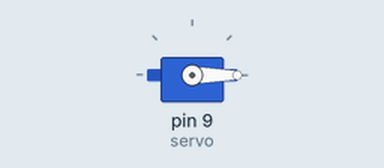
This sketch was run on a simulated Arduino Uno, built with avr-gcc and run on an emulated ATmega328P. On the bench: servo.

Above: at 0.05 s.
At 0.65 s:
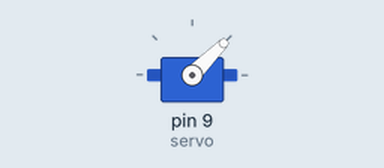
At 1.25 s:
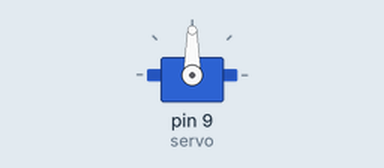
At 2.5 s:
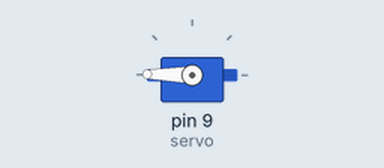
Timing chart, 0 to 5.8 s (numbered marks = the images above):
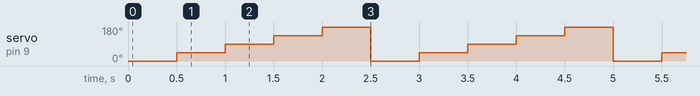

The sketch:

servo_motor_Ex.ino
```cpp
// gitpull test

#include<Servo.h> //Servo 라이브러리를 추가
Servo servo;      //Servo 클래스로 servo객체 생성
int value = 0;    // 각도를 조절할 변수 value

void setup() { // 초기 설정을 해주는 곳
  servo.attach(9);     //servo 서보모터 9번 핀에 연결
                       // 이때 ~ 표시가 있는 PWM을 지원하는 디지털 핀에 연결
}

void loop() { // 반복하는 부분
    value = 0; // 0도 회전
    servo.write(value); //value값의 각도로 회전. ex) value가 90이라면 90도 회전
    delay(500);

    value = 45; // 45도 회전
    servo.write(value);
    delay(500);

    value = 90; // 90도 회전
    servo.write(value);
    delay(500);

    value = 135; // 135도 회전
    servo.write(value);
    delay(500);

    value = 179; // 179도 회전 <- 서보모터의 경우 360도 서보모터가 아니라면 180도가 최대
    servo.write(value);
    delay(500);
}
```

Measured:
- by itself, servo on pin 9 (servo): repeats every 2.5 s: 90° 0.50 s, 135° 0.50 s, 179° 0.50 s, 0° 0.50 s, 45° 0.50 s
